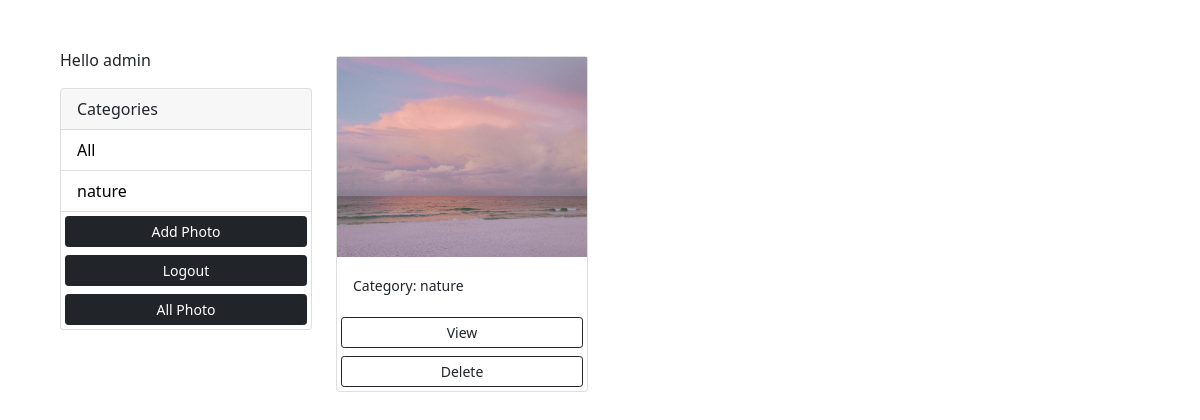
/?category=nature (signed in), run on an earlier commit of the app's database.
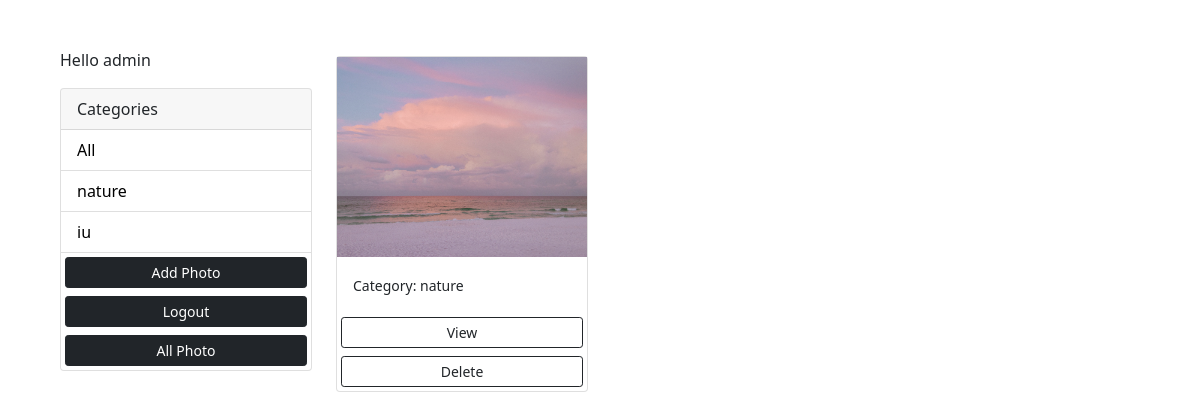
And on a later commit of the database.
### photos/models.py (models this page shows, shortened)
class Category(models.Model):
    class Meta:
        verbose_name = 'Category'
        verbose_name_plural = 'Categories'
    user = models.ForeignKey(
        User, on_delete=models.SET_NULL, null=True, blank=True)
    name = models.CharField(max_length=100, null=False, blank=False)

class Photo(models.Model):
    class Meta:
        verbose_name = 'Photo'
        verbose_name_plural = 'Photos'
    category = models.ForeignKey(
        Category, on_delete=models.SET_NULL, null=True, blank=True)
    image = models.ImageField(null=False, blank=False)
    description = models.TextField()

### photos/views.py (the view)
# urls.py: path('', views.gallery, name='gallery'),
@login_required(login_url='login')
def gallery(request):
    user = request.user
    category = request.GET.get('category')
    if category == None:
        photos = Photo.objects.filter(category__user=user)
    else:
        photos = Photo.objects.filter(
            category__name=category, category__user=user)
    categories = Category.objects.filter(user=user)
    context = {'categories': categories, 'photos': photos}
    return render(request, 'photos/gallery.html', context)

### photos/templates/photos/gallery.html (shortened to what this page needs)
<!DOCTYPE html>
<html lang="en">
<head>
    <link href="https://cdn.jsdelivr.net/npm/bootstrap@5.0.0-beta1/dist/css/bootstrap.min.css" rel="stylesheet"
>
</head>
<body class="m-5">
    <div class="container">
        <div class="row">
            <div class="col-md-3">
                {% if request.user.is_authenticated %}
                <p>Hello {{request.user}}</p>
                {% endif %}
                <div class="card">
                    <div class="card-header">
                        Categories
                    </div>
                    <ul class="list-group list-group-flush">
                        <li class="list-group-item">
                            <a href="{% url 'gallery' %}">All</a>
                        </li>
                        {% for category in categories %}
                        <li class=" list-group-item">
                            <a href="{% url 'gallery' %}?category={{category.name}}">
                                {{category.name}}
                            </a>
                        </li>
                        {% endfor %}
                        <a href="{% url 'add' %}" class="btn btn-dark btn-block btn-sm m-1">Add Photo</a>
                        <a href="{% url 'logout' %}" class="btn btn-dark btn-block btn-sm m-1">Logout</a>
                        <a href="{% url 'all_photo' %}" class="btn btn-dark btn-block btn-sm m-1">All Photo</a>
                    </ul>
                </div>
            </div>
            <div class="col-md-9">
                <div class="row">
                    {% for photo in photos %}
                    <div class="col-md-4">
                        <div class="card my-2">
                            <img class="image-thumbnail" src="{{photo.image.url}}" alt="Card image cap">
                            <div class="card-body">
                                <small>Category: {{photo.category.name}}</small>
                            </div>
                            <a href="{% url 'photo' photo.id %}" class="btn btn-outline-dark btn-sm m-1">View</a>
                            <a href="/photo/{{ photo.id }}/delete/" class="btn btn-outline-dark btn-sm m-1">Delete</a>
                        </div>
                    </div>
                    {% empty %}
                    <h3>No photos...</h3>
                    {% endfor %}
                </div>
            </div>
        </div>
    </div>
</body>
</html>

### photos/templates/photos/gallery.html (style rules this page uses)
.image-thumbnail { height: 200px; object-fit: cover; }
.list-group-item a { text-decoration: none; color: black; }

What changed in the data, as far as the page shows it:
added Category: name "iu"
